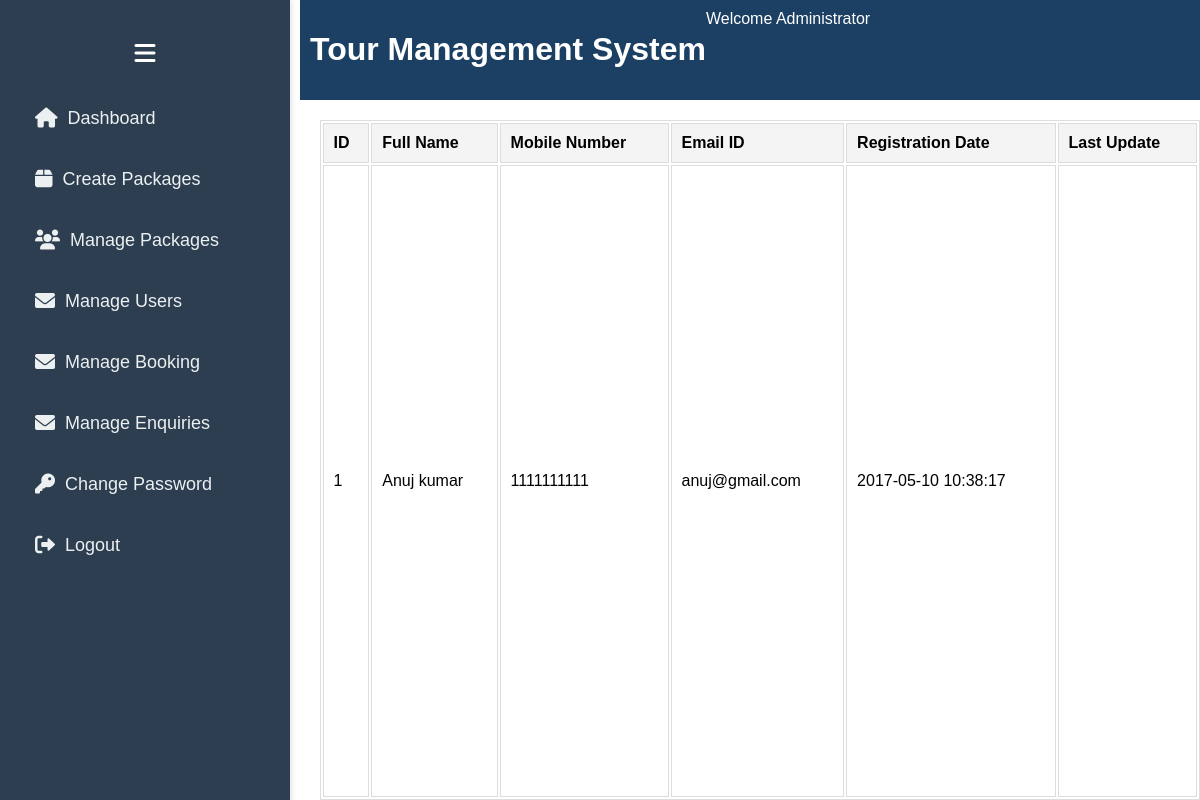
/tour_booking_system/admin_manage_user.php (signed in), run on an earlier commit of the app's database.
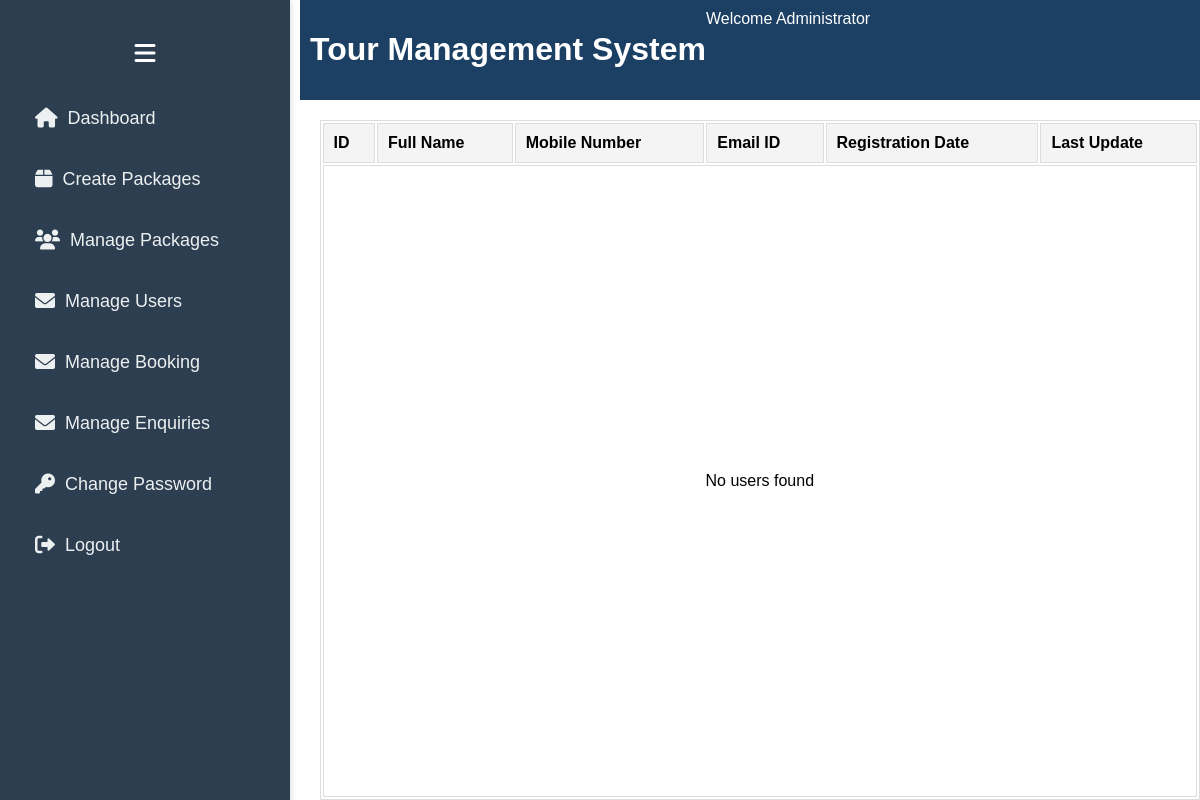
And on a later commit of the database.
### tables this page shows
CREATE TABLE tblusers (
    id INT AUTO_INCREMENT PRIMARY KEY,
    FullName VARCHAR(100) DEFAULT NULL,
    MobileNumber VARCHAR(15) DEFAULT NULL, 
    EmailId VARCHAR(70) UNIQUE NOT NULL,
    Password VARCHAR(255) NOT NULL,  
    RegDate TIMESTAMP DEFAULT CURRENT_TIMESTAMP,
    UpdationDate TIMESTAMP NULL DEFAULT NULL ON UPDATE CURRENT_TIMESTAMP
);

### tour_booking_system/admin_manage_user.php (the view, shortened to what this page needs)
<?php
include 'admin_panel.php';
include 'db_connection.php';
$sql = "SELECT id, FullName, MobileNumber, EmailId, RegDate, UpdationDate FROM tblusers";
$result = $conn->query($sql);
?>
<!DOCTYPE html>
<html lang="en">
<head>
</head>
<body>
    <h1 style="text-align: center;">User Details</h1>
    <table>
        <thead>
            <tr>
                <th>ID</th>
                <th>Full Name</th>
                <th>Mobile Number</th>
                <th>Email ID</th>
                <th>Registration Date</th>
                <th>Last Update</th>
            </tr>
        </thead>
        <tbody>
            <?php if ($result->num_rows > 0): ?>
                <?php while ($row = $result->fetch_assoc()): ?>
                    <tr>
                        <td><?php echo $row['id']; ?></td>
                        <td><?php echo $row['FullName']; ?></td>
                        <td><?php echo $row['MobileNumber']; ?></td>
                        <td><?php echo $row['EmailId']; ?></td>
                        <td><?php echo $row['RegDate']; ?></td>
                        <td><?php echo $row['UpdationDate']; ?></td>
                    </tr>
                <?php endwhile; ?>
            <?php else: ?>
                <tr>
                    <td colspan="6" style="text-align: center;">No users found</td>
                </tr>
            <?php endif; ?>
        </tbody>
    </table>
</body>
</html>

### tour_booking_system/admin_panel.php (shortened to what this page needs)
<!DOCTYPE html>
<html lang="en">
<head>
  <link rel="stylesheet" href="css/admin_panel.css">
  <link href="https://cdnjs.cloudflare.com/ajax/libs/font-awesome/6.0.0-beta3/css/all.min.css" rel="stylesheet">
</head>
<body>
  <div class="sidebar">
  <h2> <i class="fas fa-bars menu-toggle menu"></i> </h2>
    <ul>
      <li><a href="dashboard.php"> <i class="fas fa-home"></i> Dashboard</a></li>
      <li><a href="upload_package.php"><i class="fas fa-box"></i> Create Packages</a></li>
      <li><a href="manage_package.php"><i class="fas fa-users"></i> Manage Packages</a></li>
      <li><a href="admin_manage_user.php"><i class="fas fa-envelope"></i> Manage Users</a></li>
      <li><a href="admin_manage_booking.php"><i class="fas fa-envelope"></i> Manage Booking</a></li>
      <li><a href="admin_manage_enquiries.php"><i class="fas fa-envelope"></i> Manage Enquiries</a></li>
      <li><a href="admin_change_password.php"><i class="fa-solid fa-key"></i> Change Password</a></li>
      <li><a href="logout.php"><i class="fas fa-sign-out-alt"></i> Logout</a></li>
    </ul>
  </div>
  <div class="content">
    <h1>Tour Management System</h1>
    <span>Welcome Administrator</span>
  </div>
</body>
</html>

### tour_booking_system/css/admin_panel.css (style rules this page uses)
body { margin: 0; font-family: 'Arial', sans-serif; display: flex; min-height: 100vh; }
.sidebar { width: 250px; background-color: #2c3e50; color: #ecf0f1; position: fixed; height: 100vh; padding: 20px; box-shadow: 2px 0 5px rgba(0, 0, 0, 0.1); }
.sidebar h2 { text-align: center; margin-bottom: 30px; font-size: 24px; font-weight: bold; color: #ffffff; }
.sidebar ul { list-style: none; padding: 0; }
.sidebar ul li { margin-bottom: 20px; }
.sidebar ul li a { text-decoration: none; color: #ecf0f1; font-size: 18px; display: flex; align-items: center; padding: 10px 15px; border-radius: 5px; transition: background-color 0.3s, color 0.3s; }
.sidebar ul li a i { margin-right: 10px; font-size: 20px; }
.content { display: flex; position: fixed; height: max-content; width: 80%; margin-left: 300px; margin-right: 20px; padding: 10px; background-color: #072f57ea; }
.content h1 { color: white; }
.content span { color: white; }

### tour_booking_system/admin_manage_user.php (style rules this page uses)
table { width: 80%; margin-top: 120px; margin-left: 150px }
table, th, td { border: 1px solid #ddd; }
th, td { padding: 10px; text-align: left; }
th { background-color: #f4f4f4; }

What changed in the data, as far as the page shows it:
removed tblusers: id "1", FullName "Anuj kumar", MobileNumber "1111111111", EmailId "anuj@gmail.com", RegDate "2017-05-10 10:38:17"
Also different on the page:
text now shown: "No users found"
